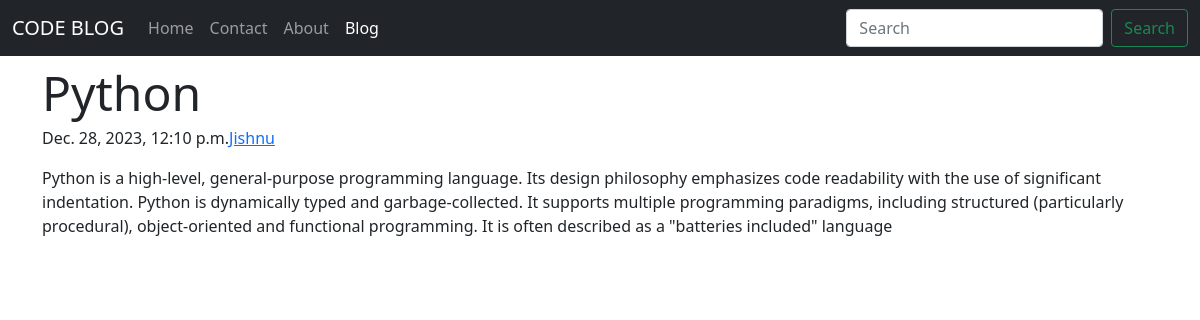
Screenshot of /blog/pythoin blog with the database file from the repository.
### blog/models.py (models this page shows, shortened)
class Post(models.Model):
    sno = models.AutoField(primary_key=True)
    title =models.CharField(max_length=50)
    content =models.TextField()
    author =models.CharField(max_length=15)
    slug =models.CharField(max_length=50)
    timeStamp =models.DateTimeField(blank=True)

### blog/views.py (the view)
# urls.py: path('<str:slug>', views.blogpost, name='blogpost'),
def blogpost(request, slug):
    post = Post.objects.filter(slug=slug).first()
    context = {'post': post}
    return render(request,'blog/blogpost.html',context)

### templates/blog/blogpost.html (shortened to what this page needs)
{% extends "home/base.html" %}
{% block blogactive %} active {% endblock %}
{% block body %}
<article class="container">
    <h2 class="display-5 link-body-emphasis mb-1">{{post.title}}</h2>
    <p class="blog-post-meta">{{post.timeStamp}}<a href="/about">{{post.author}}</a></p>
    <p>{{post.content}}</p>
  </article>
{% endblock %}

### rows the page displays
Post: title "Python", timeStamp "Dec. 28, 2023, 12:10 p.m.", author "Jishnu", content "Python is a high-level, general-purpose programming language. Its design philosophy emphasizes code readability with the use of significant indentation. Python is dynamically typed and garbage-collected. It supports multiple programming paradigms, including structured (particularly procedural), object-oriented and functional programming. It is often described as a \"batteries included\" language"
